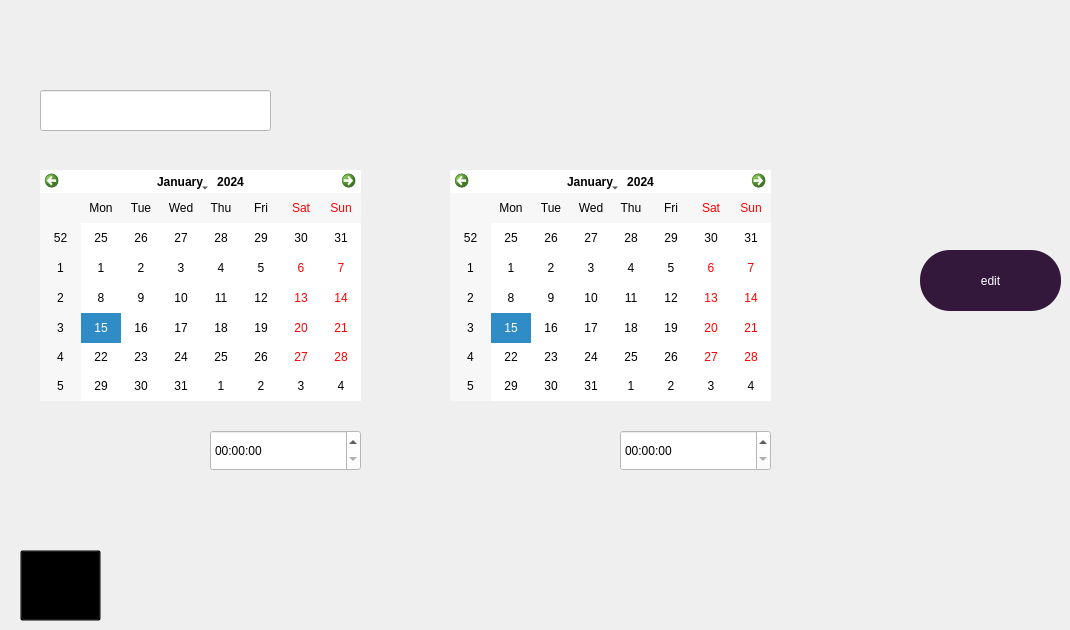
    <widget class="QWidget" name="edit8">
     <widget class="QToolButton" name="toolButton_edit_6">
      <property name="geometry">
       <rect>
        <x>920</x>
        <y>250</y>
        <width>141</width>
        <height>61</height>
       </rect>
      </property>
      <property name="cursor">
       <cursorShape>PointingHandCursor</cursorShape>
      </property>
      <property name="styleSheet">
       <string notr="true">#toolButton_edit_6
{
background-color: rgb(51, 24, 60);
color: rgb(255, 255, 255);
font: 10pt &quot;Segoe Print&quot;;
border-radius: 30px;
}
#toolButton_edit_6:hover
{
background-color: rgb(74, 35, 88);
}
#toolButton_edit_6:pressed
{
background-color: rgb(98, 47, 117);
}</string>
      </property>
      <property name="text">
       <string>edit</string>
      </property>
      <property name="iconSize">
       <size>
        <width>60</width>
        <height>60</height>
       </size>
      </property>
      <property name="toolButtonStyle">
       <enum>Qt::ToolButtonTextUnderIcon</enum>
      </property>
     </widget>
     <widget class="QLineEdit" name="lineEdit_toDo_2">
      <property name="geometry">
       <rect>
        <x>40</x>
        <y>90</y>
        <width>231</width>
        <height>41</height>
       </rect>
      </property>
      <property name="styleSheet">
       <string notr="true">font: 25 italic 18pt &quot;Bahnschrift&quot;;
background-color:white;</string>
      </property>
      <property name="readOnly">
       <bool>true</bool>
      </property>
     </widget>
     <widget class="QToolButton" name="back_18">
      <property name="geometry">
       <rect>
        <x>20</x>
        <y>550</y>
        <width>81</width>
        <height>71</height>
       </rect>
      </property>
      <property name="styleSheet">
       <string notr="true">background-color: rgb(0, 0, 0, 0%);</string>
      </property>
      <property name="text">
       <string>...</string>
      </property>
      <property name="icon">
       <iconset resource="assets.qrc">
        <normaloff>:/img/img/icons8-back-80.png</normaloff>:/img/img/icons8-back-80.png</iconset>
      </property>
      <property name="iconSize">
       <size>
        <width>60</width>
        <height>60</height>
       </size>
      </property>
     </widget>
     <widget class="QCalendarWidget" name="calendarWidget_shifts_edit">
      <property name="geometry">
       <rect>
        <x>40</x>
        <y>170</y>
        <width>321</width>
        <height>231</height>
       </rect>
      </property>
      <property name="styleSheet">
       <string notr="true">background-color:white;
color: rgb(0, 0, 0);</string>
      </property>
     </widget>
     <widget class="QTimeEdit" name="timeEdit_hdeb_edit">
      <property name="geometry">
       <rect>
        <x>210</x>
        <y>430</y>
        <width>151</width>
        <height>41</height>
       </rect>
      </property>
      <property name="styleSheet">
       <string notr="true">background-color:white;</string>
      </property>
     </widget>
     <widget class="QTimeEdit" name="timeEdit_hfin_edit">
      <property name="geometry">
       <rect>
        <x>620</x>
        <y>430</y>
        <width>151</width>
        <height>41</height>
       </rect>
      </property>
      <property name="styleSheet">
       <string notr="true">background-color:white;</string>
      </property>
     </widget>
     <widget class="QCalendarWidget" name="calendarWidget_shifts_edit_2">
      <property name="geometry">
       <rect>
        <x>450</x>
        <y>170</y>
        <width>321</width>
        <height>231</height>
       </rect>
      </property>
      <property name="styleSheet">
       <string notr="true">background-color:white;
color: rgb(0, 0, 0);</string>
      </property>
     </widget>
    </widget>
